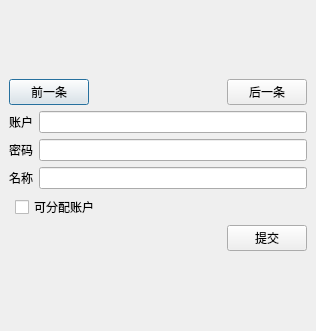
<?xml version="1.0" encoding="UTF-8"?>
<ui version="4.0">
 <class>AccountForm</class>
 <widget class="QDialog" name="AccountForm">
  <property name="geometry">
   <rect>
    <x>0</x>
    <y>0</y>
    <width>316</width>
    <height>331</height>
   </rect>
  </property>
  <property name="windowTitle">
   <string>Dialog</string>
  </property>
  <layout class="QVBoxLayout" name="verticalLayout_2">
   <property name="leftMargin">
    <number>0</number>
   </property>
   <property name="topMargin">
    <number>0</number>
   </property>
   <property name="rightMargin">
    <number>0</number>
   </property>
   <property name="bottomMargin">
    <number>0</number>
   </property>
   <item>
    <layout class="QVBoxLayout" name="verticalLayout">
     <property name="leftMargin">
      <number>9</number>
     </property>
     <property name="rightMargin">
      <number>9</number>
     </property>
     <property name="bottomMargin">
      <number>0</number>
     </property>
     <item>
      <layout class="QHBoxLayout" name="horizontalLayout">
       <property name="leftMargin">
        <number>0</number>
       </property>
       <property name="rightMargin">
        <number>0</number>
       </property>
       <item>
        <widget class="QPushButton" name="prePushButton">
         <property name="text">
          <string>前一条</string>
         </property>
        </widget>
       </item>
       <item>
        <spacer name="horizontalSpacer">
         <property name="orientation">
          <enum>Qt::Horizontal</enum>
         </property>
         <property name="sizeHint" stdset="0">
          <size>
           <width>40</width>
           <height>20</height>
          </size>
         </property>
        </spacer>
       </item>
       <item>
        <widget class="QPushButton" name="proPushButton">
         <property name="text">
          <string>后一条</string>
         </property>
        </widget>
       </item>
      </layout>
     </item>
     <item>
      <layout class="QHBoxLayout" name="horizontalLayout_2">
       <item>
        <widget class="QLabel" name="label">
         <property name="text">
          <string>账户</string>
         </property>
        </widget>
       </item>
       <item>
        <widget class="QLineEdit" name="accountLineEdit"/>
       </item>
      </layout>
     </item>
     <item>
      <layout class="QHBoxLayout" name="horizontalLayout_3">
       <item>
        <widget class="QLabel" name="label_2">
         <property name="text">
          <string>密码</string>
         </property>
        </widget>
       </item>
       <item>
        <widget class="QLineEdit" name="passwordLineEdit"/>
       </item>
      </layout>
     </item>
     <item>
      <layout class="QHBoxLayout" name="horizontalLayout_4">
       <item>
        <widget class="QLabel" name="label_3">
         <property name="text">
          <string>名称</string>
         </property>
        </widget>
       </item>
       <item>
        <widget class="QLineEdit" name="nameLineEdit"/>
       </item>
      </layout>
     </item>
     <item>
      <layout class="QHBoxLayout" name="horizontalLayout_6">
       <property name="leftMargin">
        <number>6</number>
       </property>
       <item>
        <widget class="QCheckBox" name="checkBox">
         <property name="text">
          <string>可分配账户</string>
         </property>
        </widget>
       </item>
       <item>
        <spacer name="horizontalSpacer_3">
         <property name="orientation">
          <enum>Qt::Horizontal</enum>
         </property>
         <property name="sizeHint" stdset="0">
          <size>
           <width>40</width>
           <height>20</height>
          </size>
         </property>
        </spacer>
       </item>
      </layout>
     </item>
     <item>
      <layout class="QHBoxLayout" name="horizontalLayout_5">
       <item>
        <widget class="QLabel" name="explainLabel">
         <property name="styleSheet">
          <string notr="true">color: rgb(255, 0, 0);</string>
         </property>
         <property name="text">
          <string/>
         </property>
        </widget>
       </item>
       <item>
        <spacer name="horizontalSpacer_2">
         <property name="orientation">
          <enum>Qt::Horizontal</enum>
         </property>
         <property name="sizeHint" stdset="0">
          <size>
           <width>40</width>
           <height>20</height>
          </size>
         </property>
        </spacer>
       </item>
       <item>
        <widget class="QPushButton" name="submitPushButton">
         <property name="text">
          <string>提交</string>
         </property>
        </widget>
       </item>
      </layout>
     </item>
    </layout>
   </item>
  </layout>
 </widget>
 <resources/>
 <connections/>
</ui>
